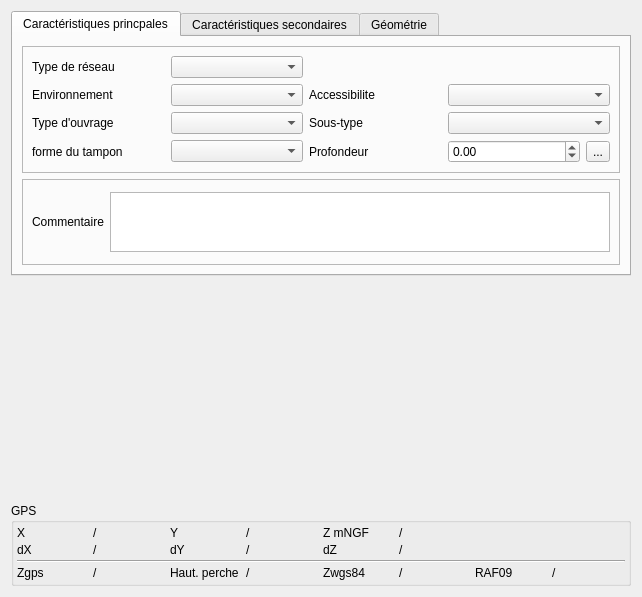
<?xml version="1.0" encoding="UTF-8"?>
<ui version="4.0">
 <class>Form</class>
 <widget class="QWidget" name="Form">
  <property name="geometry">
   <rect>
    <x>0</x>
    <y>0</y>
    <width>642</width>
    <height>597</height>
   </rect>
  </property>
  <property name="windowTitle">
   <string>Form</string>
  </property>
  <layout class="QVBoxLayout" name="verticalLayout">
   <item>
    <widget class="QTabWidget" name="tabWidget_2">
     <property name="currentIndex">
      <number>0</number>
     </property>
     <widget class="QWidget" name="tab_6">
      <attribute name="title">
       <string>Caractéristiques princpales</string>
      </attribute>
      <layout class="QVBoxLayout" name="verticalLayout_3">
       <item>
        <widget class="QFrame" name="frame">
         <property name="frameShape">
          <enum>QFrame::StyledPanel</enum>
         </property>
         <property name="frameShadow">
          <enum>QFrame::Raised</enum>
         </property>
         <layout class="QGridLayout" name="gridLayout">
          <item row="3" column="0">
           <widget class="QLabel" name="label">
            <property name="text">
             <string>Type d'ouvrage</string>
            </property>
            <property name="wordWrap">
             <bool>true</bool>
            </property>
           </widget>
          </item>
          <item row="3" column="1">
           <widget class="QComboBox" name="comboBox_typeOuvrageAss"/>
          </item>
          <item row="0" column="0">
           <widget class="QLabel" name="label_2">
            <property name="text">
             <string>Type de réseau</string>
            </property>
            <property name="wordWrap">
             <bool>true</bool>
            </property>
           </widget>
          </item>
          <item row="1" column="3">
           <widget class="QLabel" name="label_3">
            <property name="text">
             <string>Accessibilite</string>
            </property>
            <property name="wordWrap">
             <bool>true</bool>
            </property>
           </widget>
          </item>
          <item row="1" column="0">
           <widget class="QLabel" name="label_8">
            <property name="text">
             <string>Environnement</string>
            </property>
            <property name="wordWrap">
             <bool>true</bool>
            </property>
           </widget>
          </item>
          <item row="0" column="1">
           <widget class="QComboBox" name="comboBox_typeReseau"/>
          </item>
          <item row="1" column="1">
           <widget class="QComboBox" name="comboBox_environnement"/>
          </item>
          <item row="5" column="5">
           <widget class="QToolButton" name="toolButton_calc">
            <property name="text">
             <string>...</string>
            </property>
           </widget>
          </item>
          <item row="3" column="3">
           <widget class="QLabel" name="label_54">
            <property name="text">
             <string>Sous-type</string>
            </property>
            <property name="wordWrap">
             <bool>true</bool>
            </property>
           </widget>
          </item>
          <item row="5" column="0">
           <widget class="QLabel" name="label_25">
            <property name="text">
             <string>forme du tampon</string>
            </property>
            <property name="wordWrap">
             <bool>true</bool>
            </property>
           </widget>
          </item>
          <item row="5" column="4">
           <widget class="QDoubleSpinBox" name="doubleSpinBox_profradierouvrage">
            <property name="minimum">
             <double>-1.000000000000000</double>
            </property>
            <property name="maximum">
             <double>999.000000000000000</double>
            </property>
           </widget>
          </item>
          <item row="5" column="1">
           <widget class="QComboBox" name="comboBox_Formetampon"/>
          </item>
          <item row="5" column="3">
           <widget class="QLabel" name="label_24">
            <property name="text">
             <string>Profondeur </string>
            </property>
            <property name="wordWrap">
             <bool>true</bool>
            </property>
           </widget>
          </item>
          <item row="3" column="4" colspan="2">
           <widget class="QComboBox" name="comboBox_soustype"/>
          </item>
          <item row="1" column="4" colspan="2">
           <widget class="QComboBox" name="comboBox_accessibilite"/>
          </item>
         </layout>
        </widget>
       </item>
       <item>
        <widget class="QFrame" name="frame_2">
         <property name="frameShape">
          <enum>QFrame::StyledPanel</enum>
         </property>
         <property name="frameShadow">
          <enum>QFrame::Raised</enum>
         </property>
         <layout class="QHBoxLayout" name="horizontalLayout">
          <item>
           <widget class="QLabel" name="label_7">
            <property name="text">
             <string>Commentaire</string>
            </property>
           </widget>
          </item>
          <item>
           <widget class="QTextBrowser" name="textBrowser_commentaire">
            <property name="maximumSize">
             <size>
              <width>16777215</width>
              <height>60</height>
             </size>
            </property>
            <property name="readOnly">
             <bool>false</bool>
            </property>
           </widget>
          </item>
         </layout>
        </widget>
       </item>
      </layout>
     </widget>
     <widget class="QWidget" name="tab_7">
      <attribute name="title">
       <string>Caractéristiques secondaires</string>
      </attribute>
      <layout class="QVBoxLayout" name="verticalLayout_4">
       <item>
        <widget class="QStackedWidget" name="stackedWidget">
         <property name="currentIndex">
          <number>1</number>
         </property>
         <widget class="QWidget" name="Regard">
          <layout class="QGridLayout" name="gridLayout_2">
           <item row="3" column="0">
            <widget class="QLabel" name="label_36">
             <property name="text">
              <string>Présence d'une cunette</string>
             </property>
            </widget>
           </item>
           <item row="1" column="1">
            <widget class="QComboBox" name="comboBox_crosse"/>
           </item>
           <item row="0" column="0">
            <widget class="QLabel" name="label_26">
             <property name="text">
              <string>Présence d'échelons</string>
             </property>
            </widget>
           </item>
           <item row="3" column="1">
            <widget class="QComboBox" name="comboBox_cunette"/>
           </item>
           <item row="0" column="1">
            <widget class="QComboBox" name="comboBox_echelon"/>
           </item>
           <item row="1" column="0">
            <widget class="QLabel" name="label_27">
             <property name="text">
              <string>PRésence de crosse</string>
             </property>
            </widget>
           </item>
           <item row="2" column="1">
            <widget class="QComboBox" name="comboBox_formeregard"/>
           </item>
           <item row="2" column="0">
            <widget class="QLabel" name="label_30">
             <property name="text">
              <string>Forme du regard</string>
             </property>
            </widget>
           </item>
           <item row="4" column="0">
            <widget class="QLabel" name="label_4">
             <property name="text">
              <string>Materiau</string>
             </property>
            </widget>
           </item>
           <item row="4" column="1">
            <widget class="QComboBox" name="comboBox_regmat"/>
           </item>
          </layout>
         </widget>
         <widget class="QWidget" name="branchement">
          <layout class="QGridLayout" name="gridLayout_5">
           <item row="0" column="0">
            <widget class="QLabel" name="label_5">
             <property name="text">
              <string>Cloison siphoide</string>
             </property>
            </widget>
           </item>
           <item row="2" column="0">
            <widget class="QLabel" name="label_6">
             <property name="text">
              <string>Couvercle</string>
             </property>
            </widget>
           </item>
           <item row="2" column="1">
            <widget class="QComboBox" name="comboBox_couvercle"/>
           </item>
           <item row="0" column="1">
            <widget class="QComboBox" name="comboBox_cloisonsiphoide"/>
           </item>
           <item row="1" column="0">
            <widget class="QLabel" name="label_11">
             <property name="text">
              <string>Type d'usager</string>
             </property>
            </widget>
           </item>
           <item row="1" column="1">
            <widget class="QComboBox" name="comboBox_typeusager"/>
           </item>
          </layout>
         </widget>
         <widget class="QWidget" name="refoulement">
          <layout class="QVBoxLayout" name="verticalLayout_2">
           <property name="spacing">
            <number>3</number>
           </property>
           <property name="leftMargin">
            <number>3</number>
           </property>
           <property name="topMargin">
            <number>3</number>
           </property>
           <property name="rightMargin">
            <number>3</number>
           </property>
           <property name="bottomMargin">
            <number>3</number>
           </property>
           <item>
            <widget class="QTabWidget" name="tabWidget">
             <property name="currentIndex">
              <number>0</number>
             </property>
             <widget class="QWidget" name="tab_5">
              <attribute name="title">
               <string>Exérieur</string>
              </attribute>
              <layout class="QGridLayout" name="gridLayout_11">
               <item row="1" column="0">
                <widget class="QLabel" name="label_43">
                 <property name="text">
                  <string>Site vérouillé</string>
                 </property>
                 <property name="wordWrap">
                  <bool>true</bool>
                 </property>
                </widget>
               </item>
               <item row="0" column="0">
                <widget class="QLabel" name="label_42">
                 <property name="text">
                  <string>Présence d'une cloture</string>
                 </property>
                 <property name="wordWrap">
                  <bool>true</bool>
                 </property>
                </widget>
               </item>
               <item row="1" column="1">
                <widget class="QComboBox" name="comboBox_verouille"/>
               </item>
               <item row="0" column="1">
                <widget class="QComboBox" name="comboBox_cloture"/>
               </item>
               <item row="2" column="0">
                <widget class="QLabel" name="label_9">
                 <property name="text">
                  <string>Traitement H2S</string>
                 </property>
                </widget>
               </item>
               <item row="2" column="1">
                <widget class="QComboBox" name="comboBox_h2s"/>
               </item>
              </layout>
             </widget>
             <widget class="QWidget" name="tab">
              <attribute name="title">
               <string>Armoire elec</string>
              </attribute>
              <layout class="QGridLayout" name="gridLayout_8">
               <item row="3" column="0">
                <widget class="QLabel" name="label_40">
                 <property name="text">
                  <string>Telegestion commentaire</string>
                 </property>
                 <property name="wordWrap">
                  <bool>true</bool>
                 </property>
                </widget>
               </item>
               <item row="0" column="1">
                <widget class="QComboBox" name="comboBox_posteelec"/>
               </item>
               <item row="0" column="0">
                <widget class="QLabel" name="label_32">
                 <property name="text">
                  <string>Armoire électrique</string>
                 </property>
                 <property name="wordWrap">
                  <bool>true</bool>
                 </property>
                </widget>
               </item>
               <item row="2" column="0">
                <widget class="QLabel" name="label_34">
                 <property name="text">
                  <string>Telegestion</string>
                 </property>
                 <property name="wordWrap">
                  <bool>true</bool>
                 </property>
                </widget>
               </item>
               <item row="2" column="1">
                <widget class="QComboBox" name="comboBox_telegestion"/>
               </item>
               <item row="3" column="1">
                <widget class="QTextBrowser" name="textBrowser_telegestioncom">
                 <property name="maximumSize">
                  <size>
                   <width>16777215</width>
                   <height>50</height>
                  </size>
                 </property>
                 <property name="readOnly">
                  <bool>false</bool>
                 </property>
                </widget>
               </item>
               <item row="1" column="1">
                <widget class="QComboBox" name="comboBox_armoire_verouille"/>
               </item>
               <item row="1" column="0">
                <widget class="QLabel" name="label_44">
                 <property name="text">
                  <string>Armoire electrique verouillée</string>
                 </property>
                 <property name="wordWrap">
                  <bool>true</bool>
                 </property>
                </widget>
               </item>
               <item row="4" column="0">
                <widget class="QLabel" name="label_45">
                 <property name="text">
                  <string>Permutation auto. des pompes</string>
                 </property>
                 <property name="wordWrap">
                  <bool>true</bool>
                 </property>
                </widget>
               </item>
               <item row="4" column="1">
                <widget class="QComboBox" name="comboBox_permut_pompes"/>
               </item>
              </layout>
             </widget>
             <widget class="QWidget" name="tab_2">
              <attribute name="title">
               <string>Interieur</string>
              </attribute>
              <layout class="QGridLayout" name="gridLayout_9">
               <item row="5" column="0">
                <widget class="QLabel" name="label_39">
                 <property name="text">
                  <string>Trop plein</string>
                 </property>
                 <property name="wordWrap">
                  <bool>true</bool>
                 </property>
                </widget>
               </item>
               <item row="3" column="1" colspan="2">
                <widget class="QComboBox" name="comboBox_typeasservissement"/>
               </item>
               <item row="4" column="0">
                <widget class="QLabel" name="label_33">
                 <property name="text">
                  <string>Poires</string>
                 </property>
                 <property name="wordWrap">
                  <bool>true</bool>
                 </property>
                </widget>
               </item>
               <item row="5" column="1" colspan="2">
                <widget class="QComboBox" name="comboBox_surverse"/>
               </item>
               <item row="3" column="0">
                <widget class="QLabel" name="label_41">
                 <property name="text">
                  <string>Type asservissement</string>
                 </property>
                 <property name="wordWrap">
                  <bool>true</bool>
                 </property>
                </widget>
               </item>
               <item row="4" column="1">
                <widget class="QSpinBox" name="spinBox_poires">
                 <property name="minimum">
                  <number>-1</number>
                 </property>
                </widget>
               </item>
               <item row="0" column="1" colspan="2">
                <widget class="QComboBox" name="comboBox_PRmateriau"/>
               </item>
               <item row="4" column="2">
                <widget class="QToolButton" name="toolButton_poires">
                 <property name="text">
                  <string>...</string>
                 </property>
                </widget>
               </item>
               <item row="0" column="0">
                <widget class="QLabel" name="label_31">
                 <property name="text">
                  <string>Materiau</string>
                 </property>
                 <property name="wordWrap">
                  <bool>true</bool>
                 </property>
                </widget>
               </item>
               <item row="1" column="0">
                <widget class="QLabel" name="label_46">
                 <property name="text">
                  <string>Présence d'une grille anti-chute</string>
                 </property>
                 <property name="wordWrap">
                  <bool>true</bool>
                 </property>
                </widget>
               </item>
               <item row="1" column="1" colspan="2">
                <widget class="QComboBox" name="comboBox_antichute"/>
               </item>
               <item row="2" column="0">
                <widget class="QLabel" name="label_47">
                 <property name="text">
                  <string>Présence d'un panier dégrilleur</string>
                 </property>
                 <property name="wordWrap">
                  <bool>true</bool>
                 </property>
                </widget>
               </item>
               <item row="2" column="1" colspan="2">
                <widget class="QComboBox" name="comboBox_panierdegrileur"/>
               </item>
              </layout>
             </widget>
             <widget class="QWidget" name="tab_4">
              <attribute name="title">
               <string>Pompes</string>
              </attribute>
              <layout class="QGridLayout" name="gridLayout_10">
               <item row="2" column="1">
                <widget class="QSpinBox" name="spinBox_pompes">
                 <property name="minimum">
                  <number>-1</number>
                 </property>
                </widget>
               </item>
               <item row="2" column="0">
                <widget class="QLabel" name="label_35">
                 <property name="text">
                  <string>Nombre de pompes</string>
                 </property>
                 <property name="wordWrap">
                  <bool>true</bool>
                 </property>
                </widget>
               </item>
               <item row="2" column="2">
                <widget class="QToolButton" name="toolButton_pompes">
                 <property name="text">
                  <string>...</string>
                 </property>
                </widget>
               </item>
               <item row="0" column="1" colspan="2">
                <widget class="QComboBox" name="comboBox_barrresguidage"/>
               </item>
               <item row="0" column="0">
                <widget class="QLabel" name="label_48">
                 <property name="text">
                  <string>Présence de barres de guidage</string>
                 </property>
                 <property name="wordWrap">
                  <bool>true</bool>
                 </property>
                </widget>
               </item>
               <item row="1" column="0">
                <widget class="QLabel" name="label_50">
                 <property name="text">
                  <string>Présence de chaines de relevage</string>
                 </property>
                 <property name="wordWrap">
                  <bool>true</bool>
                 </property>
                </widget>
               </item>
               <item row="1" column="1" colspan="2">
                <widget class="QComboBox" name="comboBox_pompe_relevage"/>
               </item>
              </layout>
             </widget>
             <widget class="QWidget" name="tab_3">
              <attribute name="title">
               <string>Chambre vannes</string>
              </attribute>
              <layout class="QGridLayout" name="gridLayout_12">
               <item row="1" column="1">
                <widget class="QComboBox" name="comboBox_vanne_vanne"/>
               </item>
               <item row="1" column="0">
                <widget class="QLabel" name="label_51">
                 <property name="text">
                  <string>Présence d'une vanne</string>
                 </property>
                 <property name="wordWrap">
                  <bool>true</bool>
                 </property>
                </widget>
               </item>
               <item row="0" column="0">
                <widget class="QLabel" name="label_49">
                 <property name="text">
                  <string>Présence d'un clapet</string>
                 </property>
                 <property name="wordWrap">
                  <bool>true</bool>
                 </property>
                </widget>
               </item>
               <item row="0" column="1">
                <widget class="QComboBox" name="comboBox_vanne_clapet"/>
               </item>
               <item row="2" column="0">
                <widget class="QLabel" name="label_52">
                 <property name="text">
                  <string>Présence d'une prise de pression</string>
                 </property>
                 <property name="wordWrap">
                  <bool>true</bool>
                 </property>
                </widget>
               </item>
               <item row="2" column="1">
                <widget class="QComboBox" name="comboBox_vanne_prisepression"/>
               </item>
              </layout>
             </widget>
            </widget>
           </item>
          </layout>
         </widget>
         <widget class="QWidget" name="deshuileur">
          <layout class="QGridLayout" name="gridLayout_7">
           <item row="2" column="1">
            <widget class="QComboBox" name="comboBox_automate"/>
           </item>
           <item row="1" column="1">
            <widget class="QComboBox" name="comboBox_DSHalarme"/>
           </item>
           <item row="1" column="0">
            <widget class="QLabel" name="label_37">
             <property name="text">
              <string>Alarme ?</string>
             </property>
            </widget>
           </item>
           <item row="2" column="0">
            <widget class="QLabel" name="label_38">
             <property name="text">
              <string>Automate ?</string>
             </property>
            </widget>
           </item>
           <item row="0" column="0">
            <widget class="QLabel" name="label_53">
             <property name="text">
              <string>Materiau</string>
             </property>
            </widget>
           </item>
           <item row="0" column="1">
            <widget class="QComboBox" name="comboBox_DSH_materiau"/>
           </item>
          </layout>
         </widget>
         <widget class="QWidget" name="avaloir">
          <layout class="QGridLayout" name="gridLayout_4">
           <item row="0" column="0">
            <widget class="QLabel" name="label_10">
             <property name="text">
              <string>Décantation</string>
             </property>
            </widget>
           </item>
           <item row="0" column="1">
            <widget class="QComboBox" name="comboBox_decant"/>
           </item>
          </layout>
         </widget>
         <widget class="QWidget" name="autre"/>
        </widget>
       </item>
      </layout>
     </widget>
     <widget class="QWidget" name="tab_8">
      <attribute name="title">
       <string>Géométrie</string>
      </attribute>
      <layout class="QVBoxLayout" name="verticalLayout_5">
       <item>
        <widget class="QFrame" name="frame_5">
         <property name="frameShape">
          <enum>QFrame::StyledPanel</enum>
         </property>
         <property name="frameShadow">
          <enum>QFrame::Raised</enum>
         </property>
         <layout class="QGridLayout" name="gridLayout_6">
          <item row="0" column="0">
           <widget class="QLabel" name="label_28">
            <property name="text">
             <string>Longueur</string>
            </property>
           </widget>
          </item>
          <item row="0" column="3">
           <widget class="QLabel" name="label_29">
            <property name="text">
             <string>Largeur</string>
            </property>
           </widget>
          </item>
          <item row="0" column="5">
           <widget class="QToolButton" name="toolButton_largeur">
            <property name="text">
             <string>...</string>
            </property>
           </widget>
          </item>
          <item row="0" column="2">
           <widget class="QToolButton" name="toolButton_longueur">
            <property name="text">
             <string>...</string>
            </property>
           </widget>
          </item>
          <item row="0" column="4">
           <widget class="QDoubleSpinBox" name="doubleSpinBox_largeur">
            <property name="minimum">
             <double>-1.000000000000000</double>
            </property>
            <property name="maximum">
             <double>999.000000000000000</double>
            </property>
           </widget>
          </item>
          <item row="0" column="1">
           <widget class="QDoubleSpinBox" name="doubleSpinBox_longueur">
            <property name="minimum">
             <double>-1.000000000000000</double>
            </property>
            <property name="maximum">
             <double>999.000000000000000</double>
            </property>
           </widget>
          </item>
         </layout>
        </widget>
       </item>
       <item>
        <widget class="QFrame" name="frame_3">
         <property name="frameShape">
          <enum>QFrame::StyledPanel</enum>
         </property>
         <property name="frameShadow">
          <enum>QFrame::Raised</enum>
         </property>
         <layout class="QGridLayout" name="gridLayout_3">
          <property name="leftMargin">
           <number>3</number>
          </property>
          <property name="topMargin">
           <number>3</number>
          </property>
          <property name="rightMargin">
           <number>3</number>
          </property>
          <property name="bottomMargin">
           <number>3</number>
          </property>
          <property name="spacing">
           <number>3</number>
          </property>
          <item row="2" column="1">
           <widget class="QDoubleSpinBox" name="doubleSpinBox_Z">
            <property name="minimum">
             <double>-99.000000000000000</double>
            </property>
            <property name="maximum">
             <double>99999999.000000000000000</double>
            </property>
           </widget>
          </item>
          <item row="1" column="1">
           <widget class="QDoubleSpinBox" name="doubleSpinBox_Y">
            <property name="minimum">
             <double>-99.000000000000000</double>
            </property>
            <property name="maximum">
             <double>99999999.000000000000000</double>
            </property>
           </widget>
          </item>
          <item row="2" column="3">
           <widget class="QDoubleSpinBox" name="doubleSpinBox_dZ">
            <property name="minimum">
             <double>-1.000000000000000</double>
            </property>
            <property name="maximum">
             <double>999.000000000000000</double>
            </property>
           </widget>
          </item>
          <item row="1" column="0">
           <widget class="QLabel" name="label_18">
            <property name="text">
             <string>Y</string>
            </property>
           </widget>
          </item>
          <item row="2" column="0">
           <widget class="QLabel" name="label_22">
            <property name="text">
             <string>Z tampon</string>
            </property>
           </widget>
          </item>
          <item row="1" column="3">
           <widget class="QDoubleSpinBox" name="doubleSpinBox_dY">
            <property name="minimum">
             <double>-1.000000000000000</double>
            </property>
            <property name="maximum">
             <double>999.000000000000000</double>
            </property>
           </widget>
          </item>
          <item row="0" column="0">
           <widget class="QLabel" name="label_15">
            <property name="text">
             <string>X</string>
            </property>
           </widget>
          </item>
          <item row="0" column="3">
           <widget class="QDoubleSpinBox" name="doubleSpinBox_dX">
            <property name="minimum">
             <double>-1.000000000000000</double>
            </property>
            <property name="maximum">
             <double>999.000000000000000</double>
            </property>
           </widget>
          </item>
          <item row="0" column="1">
           <widget class="QDoubleSpinBox" name="doubleSpinBox_X">
            <property name="minimum">
             <double>-99.000000000000000</double>
            </property>
            <property name="maximum">
             <double>99999999.000000000000000</double>
            </property>
           </widget>
          </item>
          <item row="1" column="2">
           <widget class="QLabel" name="label_21">
            <property name="text">
             <string>dY</string>
            </property>
           </widget>
          </item>
          <item row="0" column="2">
           <widget class="QLabel" name="label_16">
            <property name="text">
             <string>dX</string>
            </property>
           </widget>
          </item>
          <item row="2" column="2">
           <widget class="QLabel" name="label_23">
            <property name="text">
             <string>dZ</string>
            </property>
           </widget>
          </item>
          <item row="3" column="0" colspan="4">
           <widget class="QPushButton" name="pushButton_getGPS">
            <property name="text">
             <string>GPS</string>
            </property>
           </widget>
          </item>
         </layout>
        </widget>
       </item>
      </layout>
     </widget>
    </widget>
   </item>
   <item>
    <spacer name="verticalSpacer">
     <property name="orientation">
      <enum>Qt::Vertical</enum>
     </property>
     <property name="sizeHint" stdset="0">
      <size>
       <width>20</width>
       <height>40</height>
      </size>
     </property>
    </spacer>
   </item>
   <item>
    <widget class="QGroupBox" name="groupBox_2">
     <property name="title">
      <string>GPS</string>
     </property>
     <layout class="QGridLayout" name="gridLayout_17">
      <property name="leftMargin">
       <number>3</number>
      </property>
      <property name="topMargin">
       <number>3</number>
      </property>
      <property name="rightMargin">
       <number>3</number>
      </property>
      <property name="bottomMargin">
       <number>3</number>
      </property>
      <property name="spacing">
       <number>3</number>
      </property>
      <item row="0" column="3">
       <widget class="QLabel" name="label_Y">
        <property name="text">
         <string>/</string>
        </property>
       </widget>
      </item>
      <item row="0" column="2">
       <widget class="QLabel" name="label_64">
        <property name="text">
         <string>Y</string>
        </property>
       </widget>
      </item>
      <item row="1" column="5">
       <widget class="QLabel" name="label_dZ">
        <property name="text">
         <string>/</string>
        </property>
       </widget>
      </item>
      <item row="0" column="5">
       <widget class="QLabel" name="label_Z">
        <property name="text">
         <string>/</string>
        </property>
       </widget>
      </item>
      <item row="1" column="1">
       <widget class="QLabel" name="label_dX">
        <property name="text">
         <string>/</string>
        </property>
       </widget>
      </item>
      <item row="3" column="6">
       <widget class="QLabel" name="label_61">
        <property name="text">
         <string>RAF09</string>
        </property>
       </widget>
      </item>
      <item row="1" column="4">
       <widget class="QLabel" name="label_68">
        <property name="text">
         <string>dZ</string>
        </property>
       </widget>
      </item>
      <item row="1" column="0">
       <widget class="QLabel" name="label_65">
        <property name="text">
         <string>dX</string>
        </property>
       </widget>
      </item>
      <item row="1" column="2">
       <widget class="QLabel" name="label_67">
        <property name="text">
         <string>dY</string>
        </property>
       </widget>
      </item>
      <item row="1" column="3">
       <widget class="QLabel" name="label_dY">
        <property name="text">
         <string>/</string>
        </property>
       </widget>
      </item>
      <item row="3" column="0">
       <widget class="QLabel" name="label_62">
        <property name="text">
         <string>Zgps</string>
        </property>
       </widget>
      </item>
      <item row="0" column="4">
       <widget class="QLabel" name="label_66">
        <property name="text">
         <string>Z mNGF</string>
        </property>
       </widget>
      </item>
      <item row="3" column="1">
       <widget class="QLabel" name="label_zgps">
        <property name="text">
         <string>/</string>
        </property>
       </widget>
      </item>
      <item row="3" column="3">
       <widget class="QLabel" name="label_hautperche">
        <property name="text">
         <string>/</string>
        </property>
       </widget>
      </item>
      <item row="3" column="2">
       <widget class="QLabel" name="label_70">
        <property name="text">
         <string>Haut. perche</string>
        </property>
       </widget>
      </item>
      <item row="3" column="5">
       <widget class="QLabel" name="label_zwgs84">
        <property name="text">
         <string>/</string>
        </property>
       </widget>
      </item>
      <item row="3" column="4">
       <widget class="QLabel" name="label_63">
        <property name="text">
         <string>Zwgs84</string>
        </property>
       </widget>
      </item>
      <item row="0" column="1">
       <widget class="QLabel" name="label_X">
        <property name="text">
         <string>/</string>
        </property>
       </widget>
      </item>
      <item row="0" column="0">
       <widget class="QLabel" name="label_69">
        <property name="text">
         <string>X</string>
        </property>
       </widget>
      </item>
      <item row="3" column="7">
       <widget class="QLabel" name="label_raf09">
        <property name="text">
         <string>/</string>
        </property>
       </widget>
      </item>
      <item row="2" column="0" colspan="8">
       <widget class="Line" name="line">
        <property name="orientation">
         <enum>Qt::Horizontal</enum>
        </property>
       </widget>
      </item>
     </layout>
    </widget>
   </item>
  </layout>
 </widget>
 <resources/>
 <connections/>
</ui>
